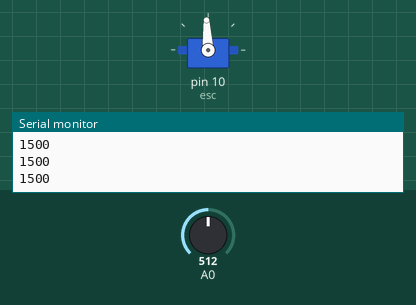
Simulated run of this sketch. Board: Arduino Uno, built with avr-gcc and run on an emulated ATmega328P. On the bench: servo, the last lines printed to the serial monitor. Inputs (shaded band) come from the test bench; at power-on: A0 = 512.

Above: at 1.2 s.
1.3 s: A0 set to 716
At 1.7 s:
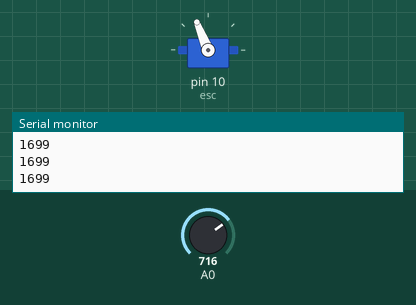
2.8 s: A0 set to 900
At 4.0 s:
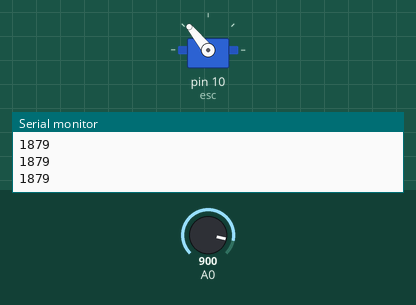
4.3 s: A0 set to 1023
At 5.0 s:
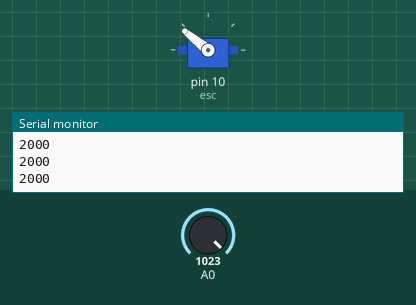
5.8 s: A0 set to 306
At 6.3 s:
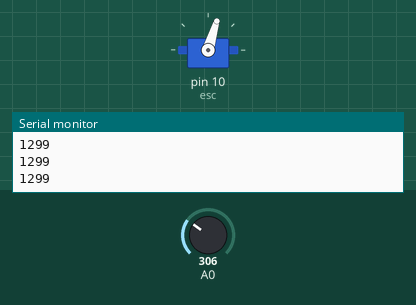
7.3 s: A0 set to 122
At 8.5 s:
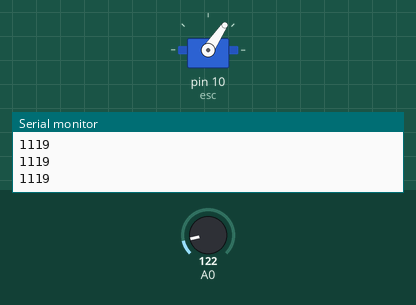
8.8 s: A0 set to 511
At 9.6 s:
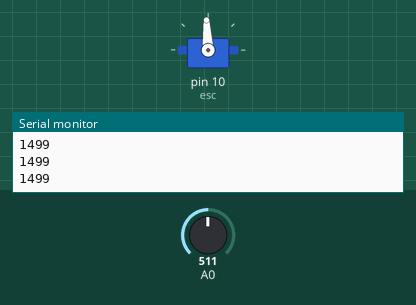
Timing chart, 0 to 11.3 s (numbered marks = the images above; inputs shaded):
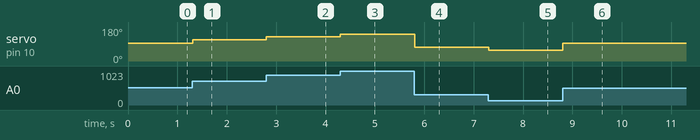

The sketch:

ESC_Control.ino
```cpp
#include <Servo.h>

Servo esc;
int var,var1;
void setup()
{

  esc.attach(10);
  esc.writeMicroseconds(1100);
  Serial.begin(9600);
}

void loop()
{
var=analogRead(A0);
//if(var>512)
 //var=512;
var1=map(var,0,1023,1000,2000);
esc.writeMicroseconds(var1);
Serial.println(var1);
}
```

Measured:
- after the input at 1.3 s, servo on pin 10 (esc): 93° → 112° at once
- after the input at 2.8 s, servo on pin 10 (esc): 112° → 129° at once
- after the input at 4.3 s, servo on pin 10 (esc): 129° → 141° at once
- after the input at 5.8 s, servo on pin 10 (esc): 141° → 73° at once
- after the input at 7.3 s, servo on pin 10 (esc): 73° → 56° at once
- after the input at 8.8 s, servo on pin 10 (esc): 56° → 93° at once
